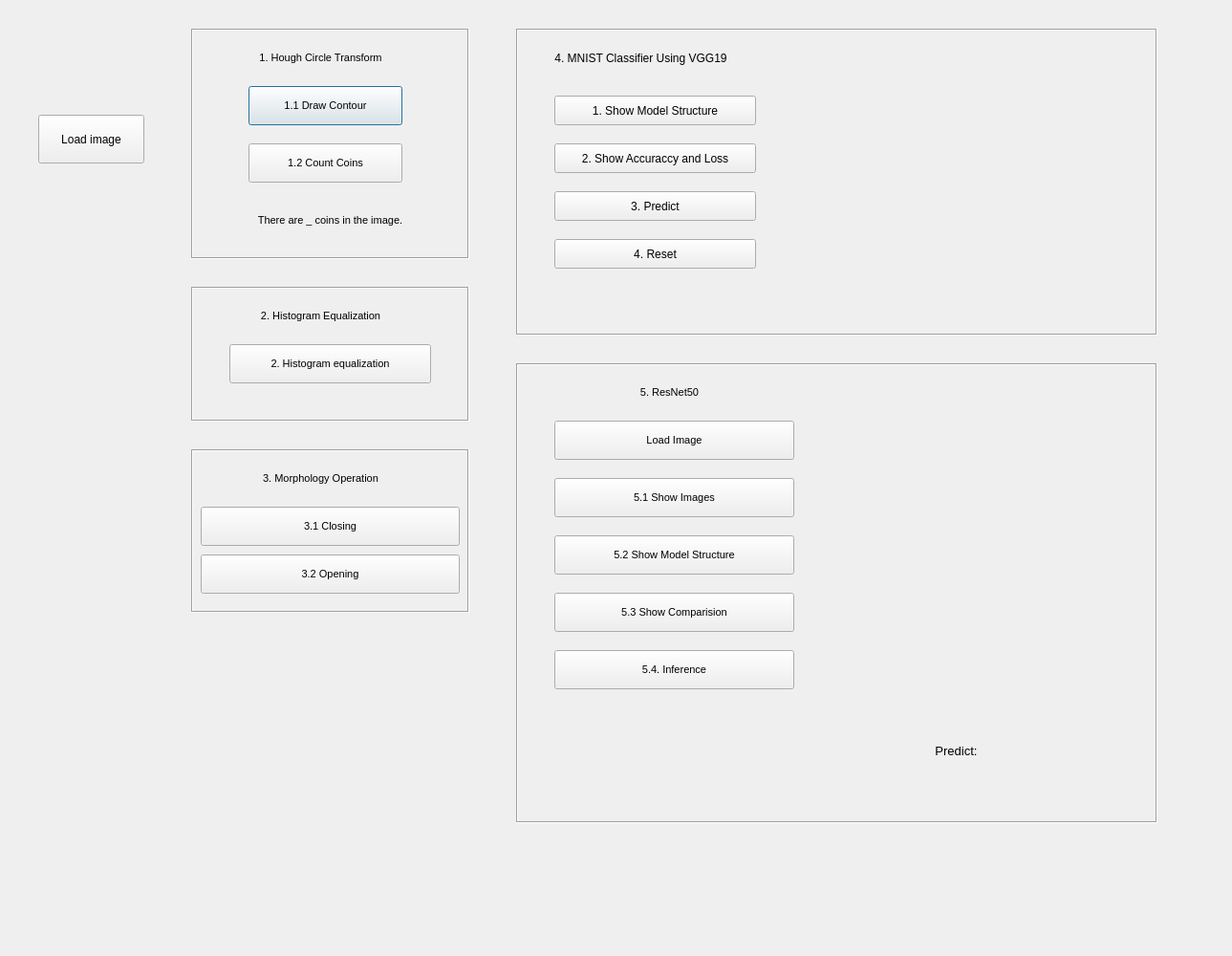
<?xml version="1.0" encoding="UTF-8"?>
<ui version="4.0">
 <class>Dialog</class>
 <widget class="QDialog" name="Dialog">
  <property name="geometry">
   <rect>
    <x>0</x>
    <y>0</y>
    <width>1289</width>
    <height>1000</height>
   </rect>
  </property>
  <property name="windowTitle">
   <string>Dialog</string>
  </property>
  <widget class="QFrame" name="frame1">
   <property name="geometry">
    <rect>
     <x>200</x>
     <y>30</y>
     <width>291</width>
     <height>241</height>
    </rect>
   </property>
   <property name="font">
    <font>
     <pointsize>8</pointsize>
     <stylestrategy>PreferDefault</stylestrategy>
    </font>
   </property>
   <property name="whatsThis">
    <string/>
   </property>
   <property name="accessibleName">
    <string/>
   </property>
   <property name="accessibleDescription">
    <string/>
   </property>
   <property name="styleSheet">
    <string notr="true"/>
   </property>
   <property name="frameShape">
    <enum>QFrame::Box</enum>
   </property>
   <property name="frameShadow">
    <enum>QFrame::Sunken</enum>
   </property>
   <property name="lineWidth">
    <number>1</number>
   </property>
   <widget class="QLabel" name="label">
    <property name="geometry">
     <rect>
      <x>40</x>
      <y>10</y>
      <width>191</width>
      <height>41</height>
     </rect>
    </property>
    <property name="font">
     <font>
      <pointsize>8</pointsize>
     </font>
    </property>
    <property name="text">
     <string>1. Hough Circle Transform</string>
    </property>
    <property name="alignment">
     <set>Qt::AlignCenter</set>
    </property>
   </widget>
   <widget class="QPushButton" name="btn_draw_contour">
    <property name="geometry">
     <rect>
      <x>60</x>
      <y>60</y>
      <width>161</width>
      <height>41</height>
     </rect>
    </property>
    <property name="font">
     <font>
      <pointsize>8</pointsize>
     </font>
    </property>
    <property name="text">
     <string>1.1 Draw Contour</string>
    </property>
   </widget>
   <widget class="QPushButton" name="btn_count_coins">
    <property name="geometry">
     <rect>
      <x>60</x>
      <y>120</y>
      <width>161</width>
      <height>41</height>
     </rect>
    </property>
    <property name="font">
     <font>
      <pointsize>8</pointsize>
     </font>
    </property>
    <property name="text">
     <string>1.2 Count Coins</string>
    </property>
   </widget>
   <widget class="QLabel" name="lb_num_coins">
    <property name="geometry">
     <rect>
      <x>10</x>
      <y>180</y>
      <width>271</width>
      <height>41</height>
     </rect>
    </property>
    <property name="font">
     <font>
      <pointsize>8</pointsize>
     </font>
    </property>
    <property name="text">
     <string>There are _ coins in the image.</string>
    </property>
    <property name="alignment">
     <set>Qt::AlignCenter</set>
    </property>
   </widget>
  </widget>
  <widget class="QFrame" name="frame1_2">
   <property name="geometry">
    <rect>
     <x>200</x>
     <y>300</y>
     <width>291</width>
     <height>141</height>
    </rect>
   </property>
   <property name="font">
    <font>
     <pointsize>8</pointsize>
     <stylestrategy>PreferDefault</stylestrategy>
    </font>
   </property>
   <property name="whatsThis">
    <string/>
   </property>
   <property name="accessibleName">
    <string/>
   </property>
   <property name="accessibleDescription">
    <string/>
   </property>
   <property name="styleSheet">
    <string notr="true"/>
   </property>
   <property name="frameShape">
    <enum>QFrame::Box</enum>
   </property>
   <property name="frameShadow">
    <enum>QFrame::Sunken</enum>
   </property>
   <property name="lineWidth">
    <number>1</number>
   </property>
   <widget class="QLabel" name="label_2">
    <property name="geometry">
     <rect>
      <x>40</x>
      <y>10</y>
      <width>191</width>
      <height>41</height>
     </rect>
    </property>
    <property name="font">
     <font>
      <pointsize>8</pointsize>
     </font>
    </property>
    <property name="text">
     <string>2. Histogram Equalization</string>
    </property>
    <property name="alignment">
     <set>Qt::AlignCenter</set>
    </property>
   </widget>
   <widget class="QPushButton" name="btn_hist_equ">
    <property name="geometry">
     <rect>
      <x>40</x>
      <y>60</y>
      <width>211</width>
      <height>41</height>
     </rect>
    </property>
    <property name="font">
     <font>
      <pointsize>8</pointsize>
     </font>
    </property>
    <property name="text">
     <string>2. Histogram equalization</string>
    </property>
   </widget>
  </widget>
  <widget class="QFrame" name="frame1_3">
   <property name="geometry">
    <rect>
     <x>200</x>
     <y>470</y>
     <width>291</width>
     <height>171</height>
    </rect>
   </property>
   <property name="font">
    <font>
     <pointsize>8</pointsize>
     <stylestrategy>PreferDefault</stylestrategy>
    </font>
   </property>
   <property name="whatsThis">
    <string/>
   </property>
   <property name="accessibleName">
    <string/>
   </property>
   <property name="accessibleDescription">
    <string/>
   </property>
   <property name="styleSheet">
    <string notr="true"/>
   </property>
   <property name="frameShape">
    <enum>QFrame::Box</enum>
   </property>
   <property name="frameShadow">
    <enum>QFrame::Sunken</enum>
   </property>
   <property name="lineWidth">
    <number>1</number>
   </property>
   <widget class="QPushButton" name="btn_opening">
    <property name="geometry">
     <rect>
      <x>10</x>
      <y>110</y>
      <width>271</width>
      <height>41</height>
     </rect>
    </property>
    <property name="font">
     <font>
      <pointsize>8</pointsize>
     </font>
    </property>
    <property name="text">
     <string>3.2 Opening</string>
    </property>
   </widget>
   <widget class="QPushButton" name="btn_closing">
    <property name="geometry">
     <rect>
      <x>10</x>
      <y>60</y>
      <width>271</width>
      <height>41</height>
     </rect>
    </property>
    <property name="font">
     <font>
      <pointsize>8</pointsize>
     </font>
    </property>
    <property name="text">
     <string>3.1 Closing</string>
    </property>
   </widget>
   <widget class="QLabel" name="label_3">
    <property name="geometry">
     <rect>
      <x>30</x>
      <y>10</y>
      <width>211</width>
      <height>41</height>
     </rect>
    </property>
    <property name="font">
     <font>
      <pointsize>8</pointsize>
     </font>
    </property>
    <property name="text">
     <string>3. Morphology Operation</string>
    </property>
    <property name="alignment">
     <set>Qt::AlignCenter</set>
    </property>
   </widget>
  </widget>
  <widget class="QFrame" name="frame1_4">
   <property name="geometry">
    <rect>
     <x>540</x>
     <y>30</y>
     <width>671</width>
     <height>321</height>
    </rect>
   </property>
   <property name="frameShape">
    <enum>QFrame::Box</enum>
   </property>
   <property name="frameShadow">
    <enum>QFrame::Sunken</enum>
   </property>
   <widget class="QPushButton" name="btn_Q4_show_stru">
    <property name="geometry">
     <rect>
      <x>40</x>
      <y>70</y>
      <width>211</width>
      <height>31</height>
     </rect>
    </property>
    <property name="text">
     <string>1. Show Model Structure</string>
    </property>
   </widget>
   <widget class="QLabel" name="label_4">
    <property name="geometry">
     <rect>
      <x>10</x>
      <y>10</y>
      <width>241</width>
      <height>41</height>
     </rect>
    </property>
    <property name="text">
     <string>4. MNIST Classifier Using VGG19</string>
    </property>
    <property name="alignment">
     <set>Qt::AlignCenter</set>
    </property>
   </widget>
   <widget class="QPushButton" name="btn_Q4_acc_loss">
    <property name="geometry">
     <rect>
      <x>40</x>
      <y>120</y>
      <width>211</width>
      <height>31</height>
     </rect>
    </property>
    <property name="text">
     <string>2. Show Accuraccy and Loss</string>
    </property>
   </widget>
   <widget class="QPushButton" name="btn_Q4_predict">
    <property name="geometry">
     <rect>
      <x>40</x>
      <y>170</y>
      <width>211</width>
      <height>31</height>
     </rect>
    </property>
    <property name="text">
     <string>3. Predict</string>
    </property>
   </widget>
   <widget class="QPushButton" name="btn_Q4_reset">
    <property name="geometry">
     <rect>
      <x>40</x>
      <y>220</y>
      <width>211</width>
      <height>31</height>
     </rect>
    </property>
    <property name="text">
     <string>4. Reset</string>
    </property>
   </widget>
   <widget class="QLabel" name="lb_Q4_img">
    <property name="geometry">
     <rect>
      <x>274</x>
      <y>9</y>
      <width>391</width>
      <height>311</height>
     </rect>
    </property>
    <property name="text">
     <string/>
    </property>
   </widget>
   <widget class="QLabel" name="lb_predict">
    <property name="geometry">
     <rect>
      <x>40</x>
      <y>270</y>
      <width>211</width>
      <height>41</height>
     </rect>
    </property>
    <property name="text">
     <string/>
    </property>
    <property name="alignment">
     <set>Qt::AlignCenter</set>
    </property>
   </widget>
  </widget>
  <widget class="QFrame" name="frame1_5">
   <property name="geometry">
    <rect>
     <x>540</x>
     <y>380</y>
     <width>671</width>
     <height>481</height>
    </rect>
   </property>
   <property name="font">
    <font>
     <pointsize>8</pointsize>
     <stylestrategy>PreferDefault</stylestrategy>
    </font>
   </property>
   <property name="whatsThis">
    <string/>
   </property>
   <property name="accessibleName">
    <string/>
   </property>
   <property name="accessibleDescription">
    <string/>
   </property>
   <property name="styleSheet">
    <string notr="true"/>
   </property>
   <property name="frameShape">
    <enum>QFrame::Box</enum>
   </property>
   <property name="frameShadow">
    <enum>QFrame::Sunken</enum>
   </property>
   <property name="lineWidth">
    <number>1</number>
   </property>
   <widget class="QPushButton" name="btn_infer">
    <property name="geometry">
     <rect>
      <x>40</x>
      <y>300</y>
      <width>251</width>
      <height>41</height>
     </rect>
    </property>
    <property name="font">
     <font>
      <pointsize>8</pointsize>
     </font>
    </property>
    <property name="text">
     <string>5.4. Inference</string>
    </property>
   </widget>
   <widget class="QPushButton" name="btn_model_stru">
    <property name="geometry">
     <rect>
      <x>40</x>
      <y>180</y>
      <width>251</width>
      <height>41</height>
     </rect>
    </property>
    <property name="font">
     <font>
      <pointsize>8</pointsize>
     </font>
    </property>
    <property name="text">
     <string>5.2 Show Model Structure</string>
    </property>
   </widget>
   <widget class="QPushButton" name="btn_load_img">
    <property name="geometry">
     <rect>
      <x>40</x>
      <y>60</y>
      <width>251</width>
      <height>41</height>
     </rect>
    </property>
    <property name="font">
     <font>
      <pointsize>8</pointsize>
     </font>
    </property>
    <property name="text">
     <string>Load Image</string>
    </property>
   </widget>
   <widget class="QPushButton" name="btn_comparision">
    <property name="geometry">
     <rect>
      <x>40</x>
      <y>240</y>
      <width>251</width>
      <height>41</height>
     </rect>
    </property>
    <property name="font">
     <font>
      <pointsize>8</pointsize>
     </font>
    </property>
    <property name="text">
     <string>5.3 Show Comparision</string>
    </property>
   </widget>
   <widget class="QPushButton" name="btn_img">
    <property name="geometry">
     <rect>
      <x>40</x>
      <y>120</y>
      <width>251</width>
      <height>41</height>
     </rect>
    </property>
    <property name="font">
     <font>
      <pointsize>8</pointsize>
     </font>
    </property>
    <property name="text">
     <string>5.1 Show Images</string>
    </property>
   </widget>
   <widget class="QLabel" name="label_12">
    <property name="geometry">
     <rect>
      <x>80</x>
      <y>10</y>
      <width>161</width>
      <height>41</height>
     </rect>
    </property>
    <property name="text">
     <string>5. ResNet50</string>
    </property>
    <property name="alignment">
     <set>Qt::AlignCenter</set>
    </property>
   </widget>
   <widget class="QLabel" name="lb_Q5_img">
    <property name="geometry">
     <rect>
      <x>370</x>
      <y>90</y>
      <width>224</width>
      <height>224</height>
     </rect>
    </property>
    <property name="text">
     <string/>
    </property>
   </widget>
   <widget class="QLabel" name="lb_Q5_predict">
    <property name="geometry">
     <rect>
      <x>310</x>
      <y>370</y>
      <width>301</width>
      <height>71</height>
     </rect>
    </property>
    <property name="font">
     <font>
      <pointsize>10</pointsize>
     </font>
    </property>
    <property name="text">
     <string>Predict:</string>
    </property>
    <property name="alignment">
     <set>Qt::AlignCenter</set>
    </property>
   </widget>
  </widget>
  <widget class="QPushButton" name="btn_load_image">
   <property name="geometry">
    <rect>
     <x>40</x>
     <y>120</y>
     <width>111</width>
     <height>51</height>
    </rect>
   </property>
   <property name="text">
    <string>Load image</string>
   </property>
  </widget>
 </widget>
 <resources/>
 <connections/>
</ui>
